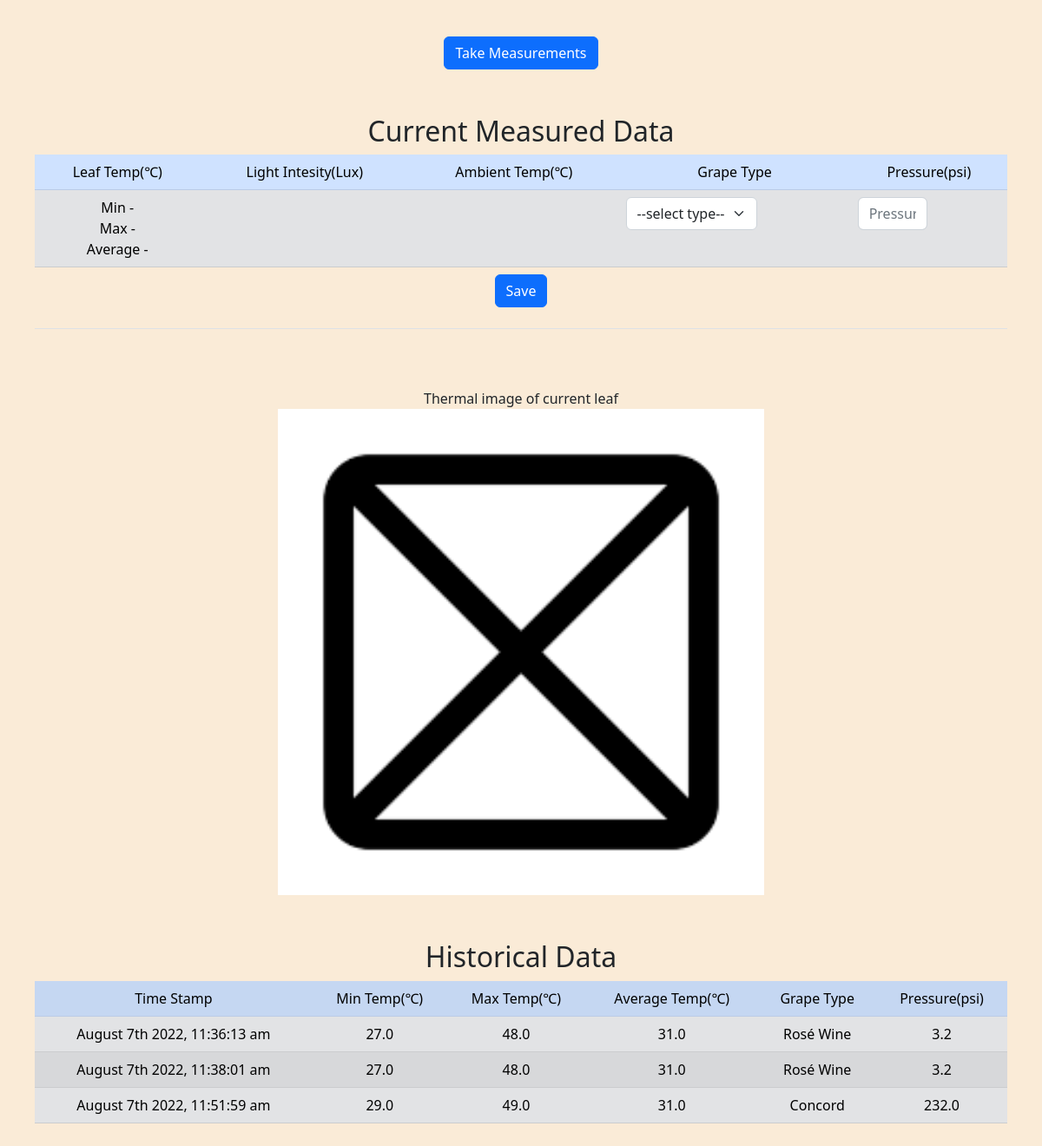
The page / on the database its author committed.
### models.py (models this page shows)
class LeafData(db.Model):
    __tablename__ = "leafdata5"
    id = db.Column(db.Integer, primary_key=True)
    time_stamp = db.Column(db.DateTime, default=datetime.utcnow)
    min_temp = db.Column(db.Float)
    max_temp = db.Column(db.Float)
    avg_temp = db.Column(db.Float)
    grape_type3id = db.Column(db.Integer, db.ForeignKey("grape_type3.id",ondelete="CASCADE"))
    pressure = db.Column(db.Float)

class GrapeTypes(db.Model):
    __tablename__ = "grape_type3"
    id = db.Column(db.Integer, primary_key=True)
    grape_type = db.Column(db.String(100), nullable=False, unique=True)
    leavesdata = db.relationship("LeafData",
                                 backref="grape_type",
                                 lazy='dynamic')

### main.py (the view)
@app.route('/grape_types')
@app.route('/history', methods=['GET', 'POST'])
@app.route('/', methods=['GET', 'POST'])
def home():
    global dummy_db
    historical_data = LeafData.query .order_by(LeafData.id.desc())
    grape_types = GrapeTypes.query.all()
    if args.api:
        page = request.args.get('page', 1, type=int)
        hstdata = {}
        grptype = {}
        for i in range(len(grape_types)):
            grptype[i] = {"grape_type" : grape_types[i].grape_type}
        hdata = historical_data.paginate(page=page, per_page=5)
        trec = len(historical_data.all())
        recs = hdata.items
        for i in range(len(recs)):
            hstdata[i] = {"time_stamp" : recs[i].time_stamp,
                            "min_temp": recs[i].min_temp,
                            "max_temp": recs[i].max_temp,
                            "avg_temp": recs[i].avg_temp,
                            "grape_type": recs[i].grape_type.grape_type,
                            "pressure" : recs[i].pressure}
        return {"historical_data": hstdata,
                "grape_types": grptype,
                "page"  :hdata.page,
                "total records" : trec,
                "per page": 5,
                "total pages": hdata.pages
                }
    else:
        return render_template("home.html",
                            dummy_db=None,
                            historical_data=historical_data.all(),
                            grape_types=grape_types)

### templates/home.html (shortened to what this page needs)
{% extends 'base.html' %}
{% block content%}
<div class="container">
    <button id="measurement" type="button" class="btn btn-primary">Take Measurements</button>
</div>
<div class="container">
  <h2>Current Measured Data</h2>
  <table class="table table-responsive{-sm|-md|-lg|-xl}">
    <tr class="table-primary">
      <td class="table-primary">Leaf Temp(℃)</td>
      <td class="table-primary">Light Intesity(Lux)</td>
      <td class="table-primary">Ambient Temp(℃)</td>
      <td class="table-primary">Grape Type</td>
      <td class="table-primary">Pressure(psi)</td>
    </tr>
    <tr class="table-secondary">
      <td id="leaftemp" class="table-secondary">Min - {{dummy_db['MinTemp']}} <br>Max - {{dummy_db['MaxTemp']}} <br>Average - {{dummy_db['AverageTemp']}}</td>
      <td id="light" class="table-secondary">{{dummy_db['LightIntensity']}}</td>
      <td id="ambientTemp" class="table-secondary">{{dummy_db['AmbientTemp']}}</td>
      <td class="table-secondary">
        <form class="row g-3" action="{{url_for ('save_data')}}" method="POST">
          <div class="col-auto">
            <select name="grape_type" class="form-select" id="grapetype">
              <option value="" >--select type--</option>
            </select>
          </div>
      </td>
      <td>
        <div class="col-auto">
          <input
            type="text"
            name="pressure"
            class="form-control"
            id="pressuretext"
            placeholder="Pressure"
          />
        </div>
      </td>
    </tr>
    <tr>
      <td colspan="6">
        <div class="col-auto">
          <button type="submit" class="btn btn-primary mb-3">Save</button>
        </div>
      </td>
    </tr>
  </table>
</div>
<div class="container">
  <figcaption>Thermal image of current leaf</figcaption>
  <img id="cameraImage" src="/static/images/noimage.png" class="center" alt="cameraImage">
</div>
<div class="container">
  <h2>Historical Data</h2>
  <table class="table table-dark table-striped table-responsive{-sm|-md|-lg|-xl}">
    <tr class="table-primary">
      <td class="table-primary">Time Stamp</td>
      <td class="table-primary">Min Temp(℃)</td>
      <td class="table-primary">Max Temp(℃)</td>
      <td class="table-primary">Average Temp(℃)</td>
      <td class="table-primary">Grape Type</td>
      <td class="table-primary">Pressure(psi)</td>
    </tr>
    {% for data in historical_data | reverse  %}
    <tr class="table-secondary">
      <td class="table-secondary">{{moment(data.time_stamp).format('MMMM Do YYYY, h:mm:ss a')}}</td>
      <td class="table-secondary">{{data.min_temp}}</td>
      <td class="table-secondary">{{data.max_temp}}</td>
      <td class="table-secondary">{{data.avg_temp}}</td>
      <td class="table-secondary">{{data.grape_type.grape_type}}</td>
      <td class="table-secondary">{{data.pressure}}</td>
    </tr>
    {% endfor %}
  </table>
</div>
{% endblock %}

### templates/base.html (shortened to what this page needs)
<!DOCTYPE html>
<html lang="en">
  <head>
    <link
      href="https://cdn.jsdelivr.net/npm/bootstrap@5.2.0-beta1/dist/css/bootstrap.min.css"
      rel="stylesheet"
    />
    <link
      href="{{ url_for('static', filename='styles.css') }}"
      rel="stylesheet"
    />
  </head>
  <body>
        {% block content %} {% endblock %}
  </body>
</html>

### static/styles.css (style rules this page uses)
body { background-color: antiquewhite; }
.container { text-align: center; padding: 10px; margin-top: 2rem; }
.form-select { min-width: 100px; }
.form-control { width: 80px; }
.center { display: block; margin-left: auto; margin-right: auto; width: 50%; }

### rows shown on the page
LeafData: time_stamp "August 7th 2022, 11:36:13 am", min_temp "27.0", max_temp "48.0", avg_temp "31.0", grape_type.grape_type "Rosé Wine", pressure "3.2"
LeafData: time_stamp "August 7th 2022, 11:38:01 am", min_temp "27.0", max_temp "48.0", avg_temp "31.0", grape_type.grape_type "Rosé Wine", pressure "3.2"
LeafData: time_stamp "August 7th 2022, 11:51:59 am", min_temp "29.0", max_temp "49.0", avg_temp "31.0", grape_type.grape_type "Concord", pressure "232.0"
